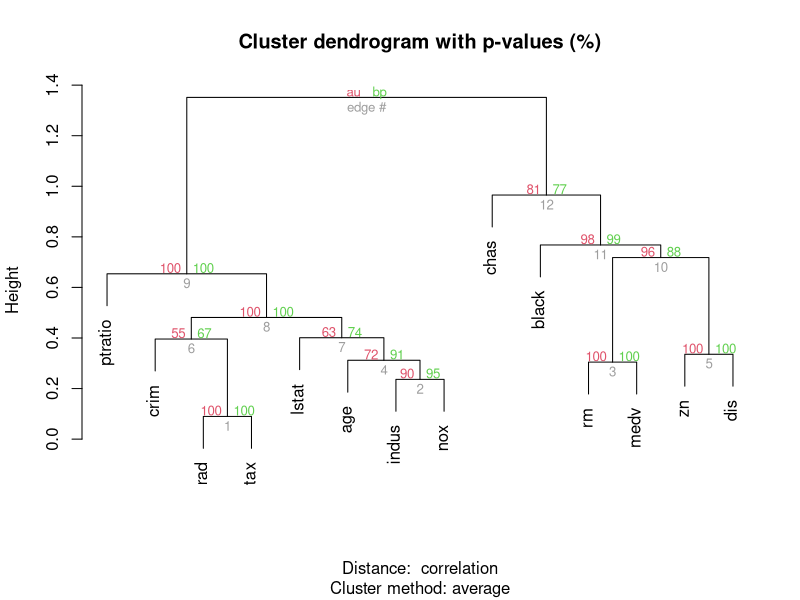

Reproduce this figure in R. (Note: this script raises an error after producing the figure.)
## ---- chunk 1
library(markdown)

library(knitr)
knitr::opts_chunk$set(
    error = FALSE,
    tidy  = FALSE,
    message = FALSE,
    fig.align = "center",
    fig.width = 5,
    fig.height = 5)
options(markdown.HTML.stylesheet = "custom.css")

options(width = 100)
## ---- chunk 2
library(MASS)
library(pvclust)
data(Boston)
boston.pv <- pvclust(Boston, nboot=100)
plot(boston.pv)
## ---- chunk 3
Boston_scaled = apply(Boston, 2, scale)
Heatmap(Boston_scaled, cluster_columns = boston.pv$hclust, heatmap_legend_title = "Boston")
## ---- chunk 4
mat = matrix(rnorm(100), 10)
ha = HeatmapAnnotation(df = data.frame(value = runif(10)), 
	col = list(value = colorRamp2(c(0, 1), c("white", "red"))),
	color_bar = "continuous")
Heatmap(mat, heatmap_legend_title = "mat", heatmap_legend_color_bar = "continuous", 
	top_annotation = ha)
